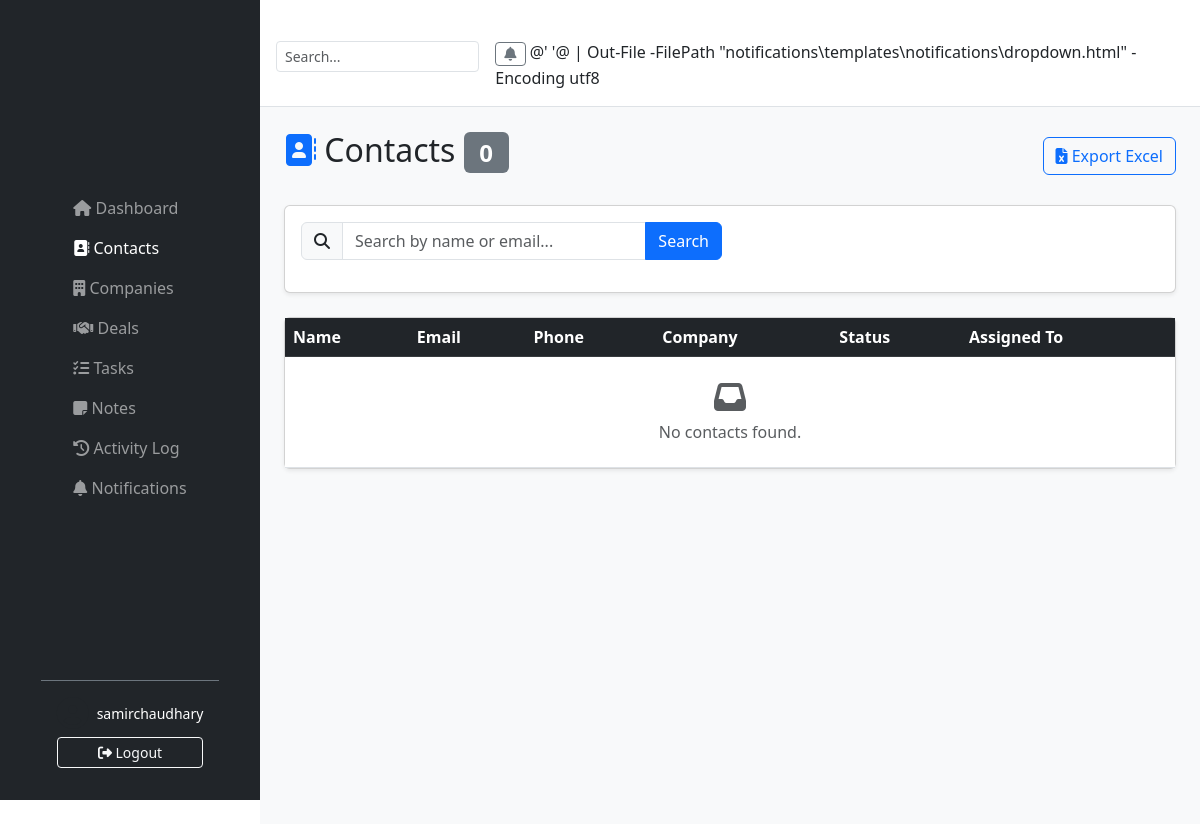
The app's page /contacts/ (signed in), older data.
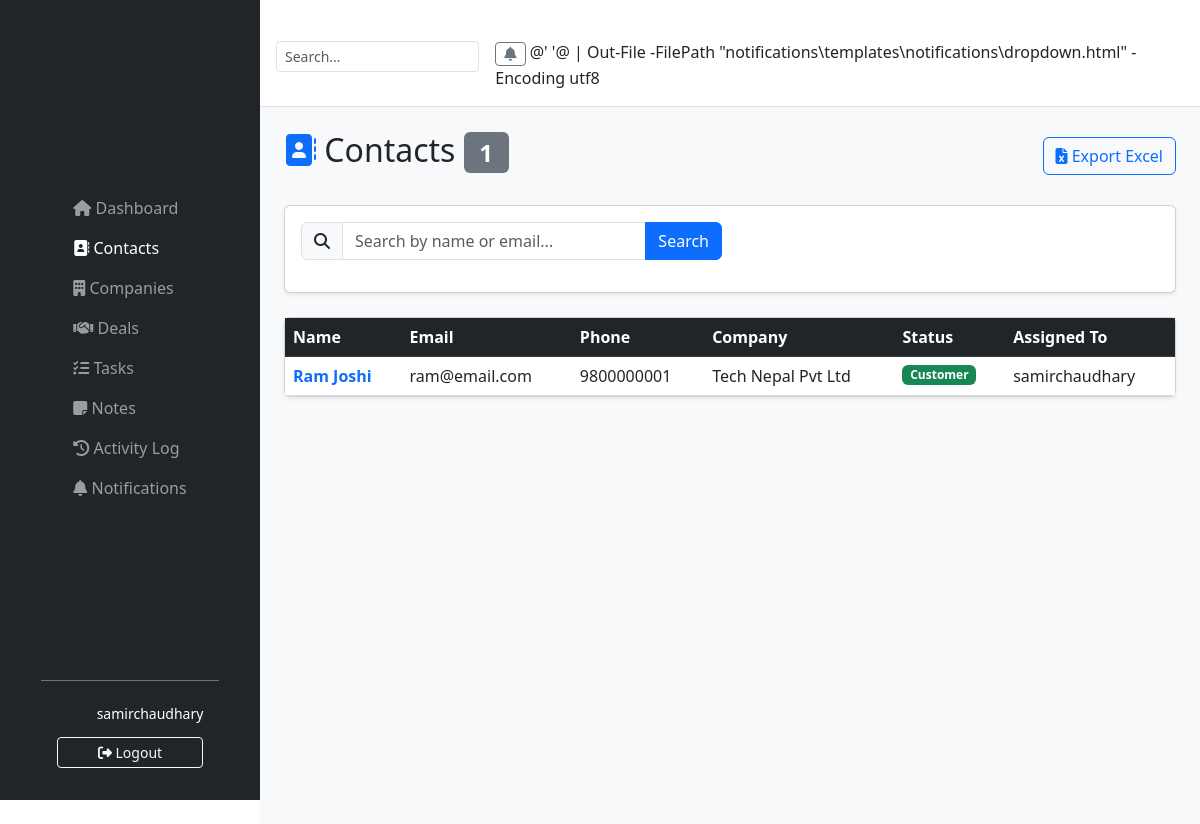
The same page, newer data.
### contacts/models.py (models this page shows, shortened)
class Contact(models.Model):
    STATUS_CHOICES = [
        ('lead', 'Lead'),
        ('customer', 'Customer'),
        ('partner', 'Partner'),
    ]
    first_name = models.CharField(max_length=50)
    last_name = models.CharField(max_length=50)
    email = models.EmailField(unique=True)
    phone = models.CharField(max_length=20, blank=True)
    company = models.CharField(max_length=100, blank=True)
    job_title = models.CharField(max_length=100, blank=True)
    status = models.CharField(max_length=20, choices=STATUS_CHOICES, default='lead')
    assigned_to = models.ForeignKey(User, on_delete=models.SET_NULL, null=True, blank=True)
    notes = models.TextField(blank=True)
    created_at = models.DateTimeField(auto_now_add=True)
    @property
    def full_name(self):
        return f"{self.first_name} {self.last_name}"

### contacts/views.py (the view, shortened to what this page needs)
# urls.py: path('', views.contact_list, name='contact_list'),
@login_required
def contact_list(request):
    if request.user.groups.filter(name="Sales Rep").exists():
        contacts = Contact.objects.filter(
            assigned_to=request.user
        )
    else:
        contacts = Contact.objects.all()
    search = request.GET.get("search")
    context = {
        "contacts": contacts,
        "total": contacts.count(),
        "is_admin": request.user.groups.filter(
            name="Admin"
        ).exists(),
        "is_manager": request.user.groups.filter(
            name__in=["Admin", "Sales Manager"]
        ).exists(),
    }
    return render(
        request,
        "contacts/contact_list.html",
        context
    )

### notifications/context_processors.py (called while the page is built)
def notification_context(request):
    if request.user.is_authenticated:
        unread_count = request.user.notifications.filter(is_read=False).count()
        latest_notifications = request.user.notifications.all()[:5]
        return {
            'unread_count': unread_count,
            'latest_notifications': latest_notifications,
        }
    return {}

### contacts/templates/contacts/contact_list.html (shortened to what this page needs)
{% extends 'base.html' %}
{% block content %}
<div class="d-flex justify-content-between align-items-center mb-4">
    <h2><i class="fas fa-address-book text-primary"></i> Contacts <span class="badge bg-secondary">{{ total }}</span></h2>
    <div>
        <a href="{% url 'export_contacts' %}" class="btn btn-outline-primary"><i class="fas fa-file-excel"></i> Export Excel</a>
    </div>
</div>
<div class="card mb-4 shadow-sm">
    <div class="card-body">
        <form method="get" class="row g-3">
            <div class="col-md-6">
                <div class="input-group">
                    <span class="input-group-text"><i class="fas fa-search"></i></span>
                    <input type="text" name="search" class="form-control" placeholder="Search by name or email..." value="{{ request.GET.search }}">
                    <button type="submit" class="btn btn-primary">Search</button>
                </div>
            </div>
        </form>
    </div>
</div>
<div class="card shadow-sm">
    <div class="table-responsive">
        <table class="table table-hover mb-0">
            <thead class="table-dark">
                <tr>
                    <th>Name</th>
                    <th>Email</th>
                    <th>Phone</th>
                    <th>Company</th>
                    <th>Status</th>
                    <th>Assigned To</th>
                </tr>
            </thead>
            <tbody>
                {% for contact in contacts %}
                <tr>
                    <td>
                        <a href="{% url 'contact_detail' contact.pk %}" class="text-decoration-none fw-bold">
                            {{ contact.full_name }}
                        </a>
                    </td>
                    <td>{{ contact.email }}</td>
                    <td>{{ contact.phone|default:"-" }}</td>
                    <td>{{ contact.company|default:"-" }}</td>
                    <td>
                        {% if contact.status == 'lead' %}
                            <span class="badge bg-warning text-dark">Lead</span>
                        {% elif contact.status == 'customer' %}
                            <span class="badge bg-success">Customer</span>
                        {% else %}
                            <span class="badge bg-secondary">{{ contact.status }}</span>
                        {% endif %}
                    </td>
                    <td>{{ contact.assigned_to|default:"Unassigned" }}</td>
                </tr>
                {% empty %}
                <tr>
                    <td colspan="7" class="text-center text-muted py-4">
                        <i class="fas fa-inbox fa-2x mb-2"></i><br>
                        No contacts found.
                    </td>
                </tr>
                {% endfor %}
            </tbody>
        </table>
    </div>
</div>
{% endblock %}

Row changes from the older to the newer data that the page shows:
added Contact: full_name "Ram Joshi", email "ram@email.com", phone "9800000001", company "Tech Nepal Pvt Ltd", status "Customer", assigned_to "samirchaudhary"
Text that changed along with them:
{{ total }}: "0" → "1"
text no longer shown: "No contacts found."
